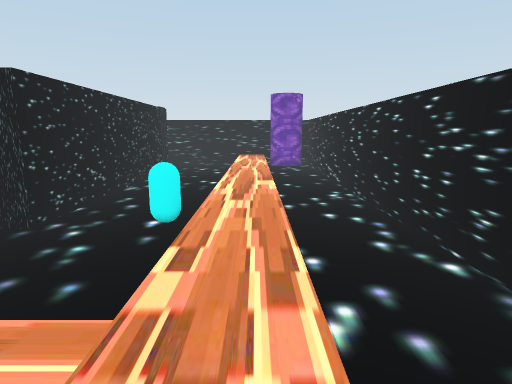
view 1 (above)

16 first-person views from a walk through a Unity game level. The camera is 1.5 m above the floor, tilts 10° down and sees 75° across. The floor is counted in squares, 1 m on a side. Each view is taken from the middle of a square. On the plan, view 1 faces up. The plan holds only what a view shows up to about 15 squares ahead; the rest is blank. The player is left out.

view 2
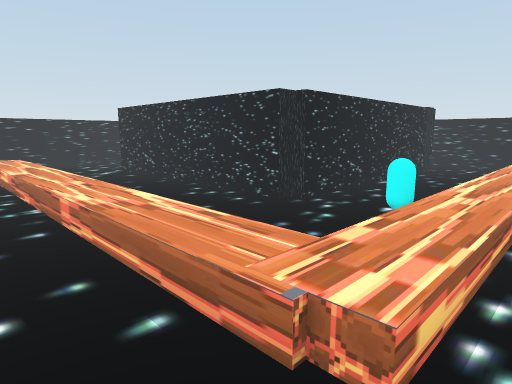

view 3
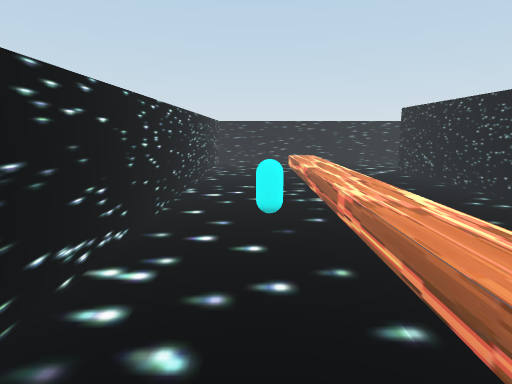

view 4
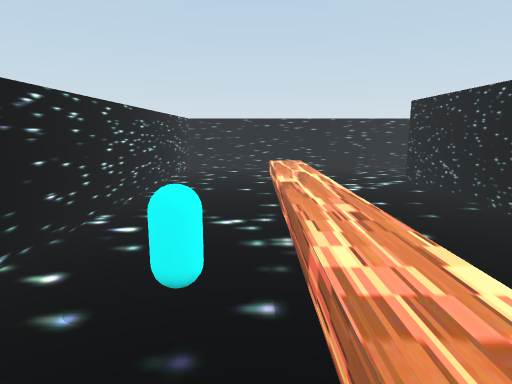

view 5
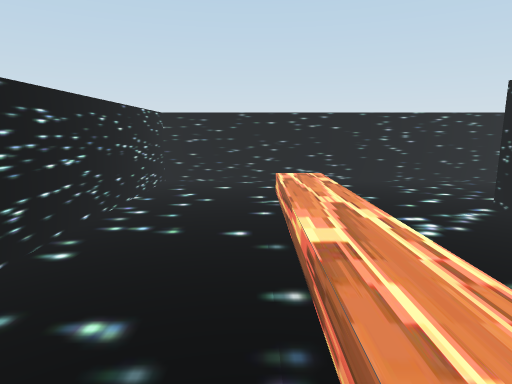

view 6
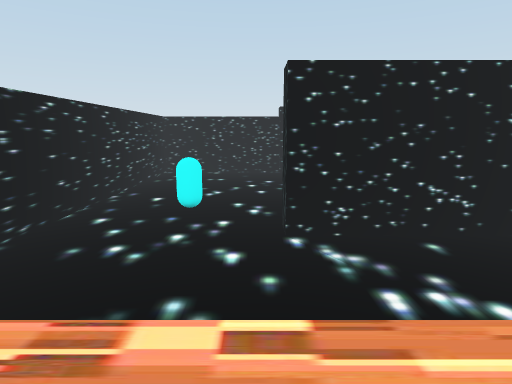

view 7
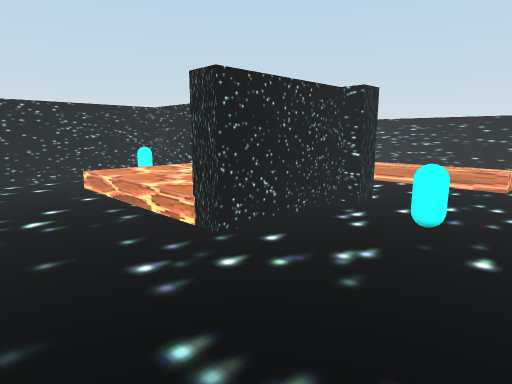

view 8
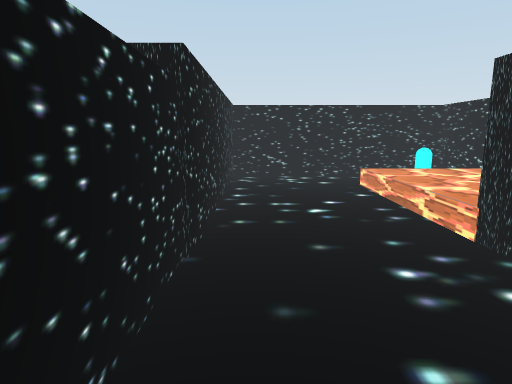

view 9
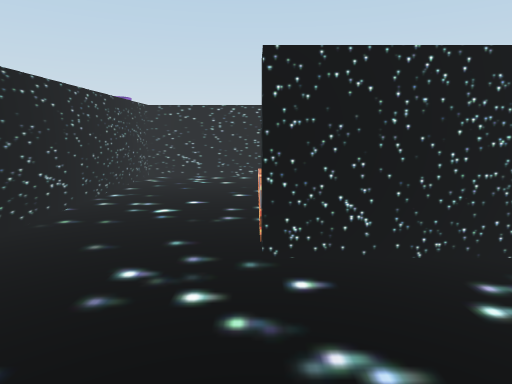

view 10
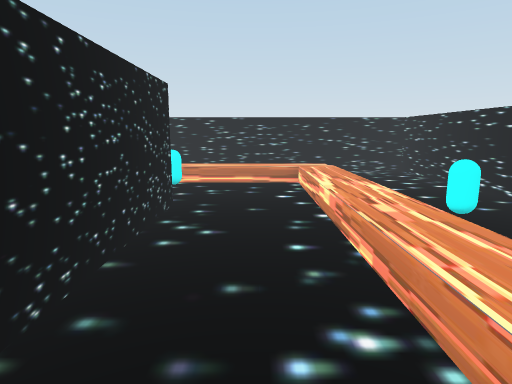

view 11
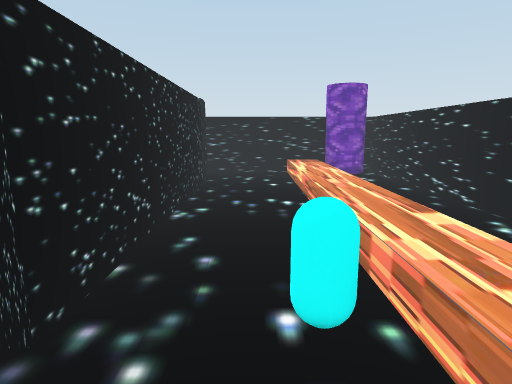

view 12
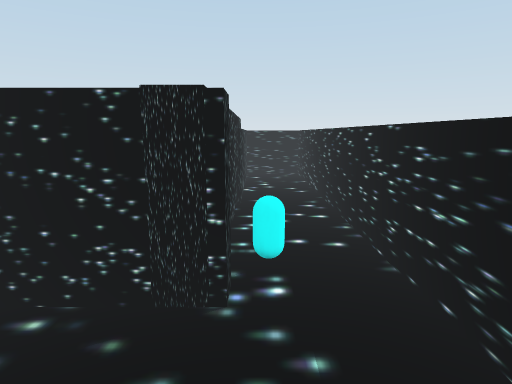

view 13
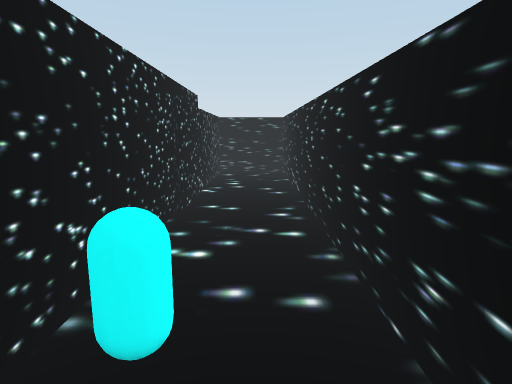

view 14
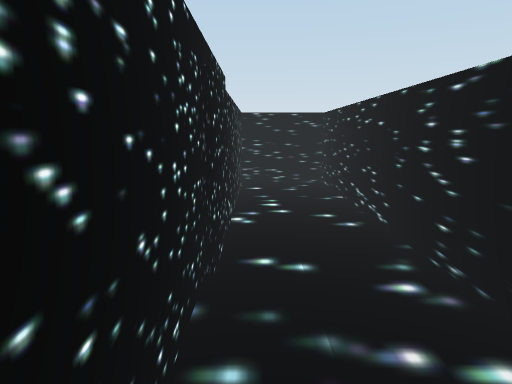

view 15
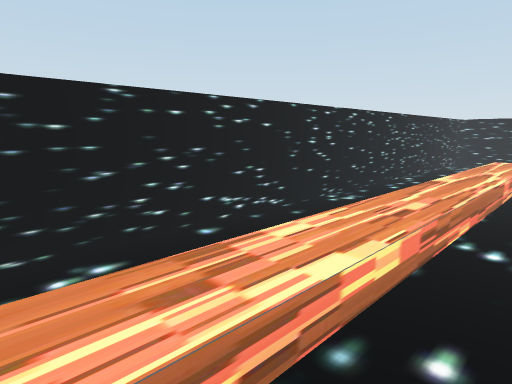

view 16
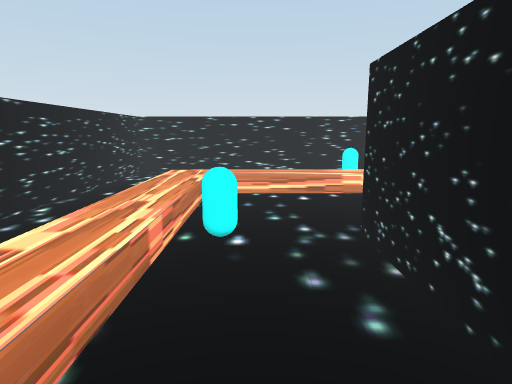

### Floor plan
Key: @ floor where view 1 was taken; # wall or solid block; . main floor; : floor 0.5 m higher than the main floor; / step, stairs or slope; O other object.
Columns run from 17 left of view 1 to 3 right of it. Each row starts with its distance up from view 1.
 16 #####################
 15 #.............../:..#
 14 #...........O#../:..#
 13 ##############../:..#
 12 #............#../:..#
 11 #............#../:..#
 10 #............#../:..#
  9 #....//////..#../:..#
  8 #....#:::::..#../:..#
  7 #..O.#  :::.O#../:..#
  6 #..O.#    :.O#../:..#
  5 #....#########..O:..#
  4 #.............../:..#
  3 #.............../:..#
  2 #.............../:..#
  1 #..:::::::::::::::..#
  0 #................@..#
 -1 #...........O.......#
 -2 #...................#
 -3 #####################

Where each view was taken, in squares from view 1:
view 1: 0 up, 0 right, facing up
view 2: 1 down, 1 right, facing up-left
view 3: 1 down, 1 right, facing left
view 4: 0 up, 2 left, facing left
view 5: 0 up, 6 left, facing left
view 6: 0 up, 13 left, facing up
view 7: 12 up, 16 left, facing down-right
view 8: 12 up, 16 left, facing right
view 9: 9 up, 16 left, facing right
view 10: 3 up, 11 left, facing right
view 11: 3 up, 2 left, facing up
view 12: 14 up, 0 right, facing left
view 13: 15 up, 3 left, facing left
view 14: 14 up, 6 left, facing left
view 15: 15 up, 2 left, facing down-right
view 16: 10 up, 2 left, facing down
